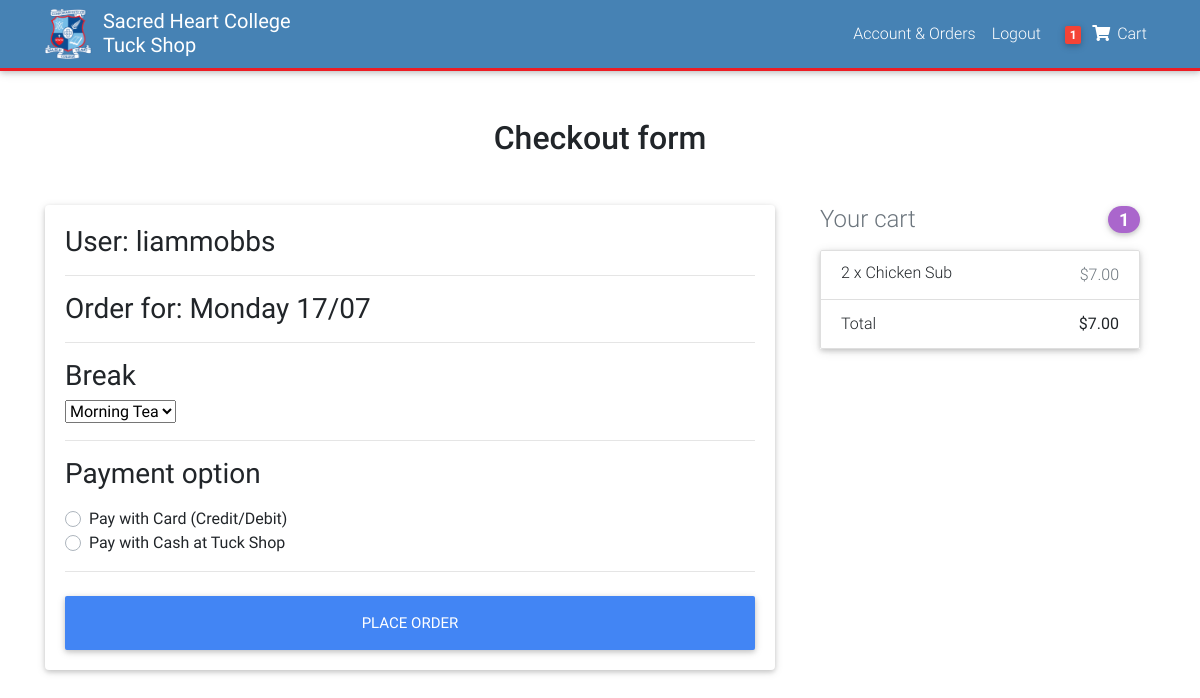
Before: /checkout/ (signed in) with the older database file.
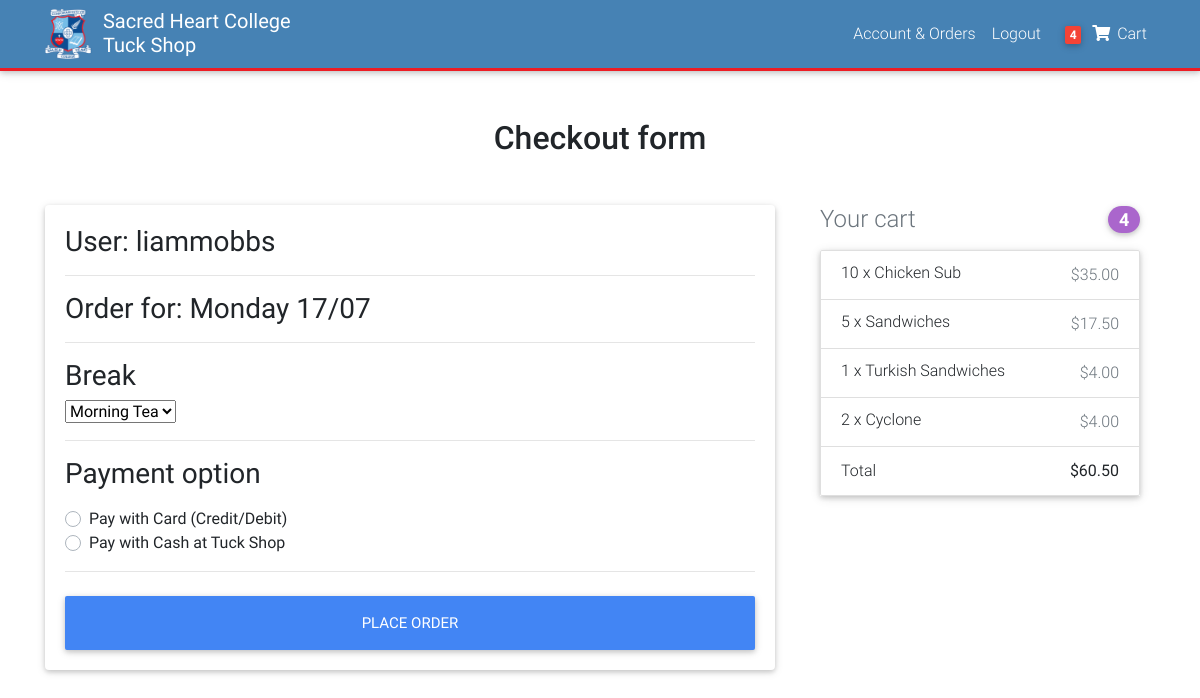
After: the same page with the newer database file.
### core/models.py (models this page shows, shortened)
class Order(models.Model):
    user = models.ForeignKey(settings.AUTH_USER_MODEL, on_delete=models.CASCADE)
    ref_code = models.CharField(max_length=20, blank=True, null=True)
    items = models.ManyToManyField(OrderItem, related_name='orderitem')
    start_date = models.DateTimeField(auto_now_add=True)
    order_date = models.DateTimeField(auto_now_add=True)
    ordered = models.BooleanField(default=False)
    pickup_date = models.DateField("Pickup Date", default=datetime.date.today)
    break_choice = models.CharField(choices=BREAK_CHOICES, default='T', max_length=20)
    payment_option = models.CharField(max_length=20, choices=PAYMENT_CHOICES, default='B')
    order_total = models.DecimalField(decimal_places=2, max_digits=6, default=0.00)
    '''
    1. Item added to cart
    2. Add pickup date
    3. add pickup time
    '''
    def set_window(self):  # currently unused, will create proper method later
        today = datetime.date.today()
        current_window = today
        next_window = order_window = datetime.date.today() + datetime.timedelta(days=1)
        time = CutoffTime.objects.get()
        cuttime = time.cutoff
        now = datetime.datetime.now().time()
        if now <= cuttime:
            order_window = current_window
        elif now > cuttime:
            order_window = next_window
        self.pickup_date = order_window
    def get_total(self):
        total = 0
        for order_item in self.items.all():
            total += order_item.get_final_price()
        self.order_total = total
        return total

class OrderItem(models.Model):
    user = models.ForeignKey(settings.AUTH_USER_MODEL,
                             on_delete=models.CASCADE)
    ordered = models.BooleanField(default=False)
    title = models.CharField(default='', max_length=50)
    price = models.DecimalField(default=0.00, decimal_places=2, max_digits=4)
    slug = models.SlugField(default='')
    item = models.ForeignKey(Item, on_delete=models.SET_NULL, null=True,
                             blank=True)  # sets field to null to protect model
    item_variations = models.ForeignKey(ItemVariation, on_delete=models.SET_NULL, null=True)
    quantity = models.IntegerField(default=1)
    def get_total_item_price(self):
        if not self.item_variations:
            return self.quantity * self.item.price
        elif self.item_variations:
            return self.quantity * self.item_variations.price
    def get_final_price(self):
        if self.item.discount_price:
            return self.get_total_discount_item_price()
        return self.get_total_item_price()

class Item(models.Model):
    class Meta:
        verbose_name = 'Item'
        verbose_name_plural = 'Menu'
    title = models.CharField(max_length=30)
    price = models.DecimalField(decimal_places=2, max_digits=4, blank=False, null=False)
    discount_price = models.DecimalField(decimal_places=2, blank=True, null=True, max_digits=4)
    category = models.CharField(choices=CATEGORY_CHOICES, max_length=2)
    slug = models.SlugField(default='', editable=False)
    description = models.TextField(blank=True, null=True)
    image = models.ImageField(upload_to='media/images/', default='media/images/no-image-available-icon-template-260nw'
                                                                 '-1036735678.jpg_xctPfVt.png')
    maximum_quantity = models.IntegerField(default=10)
    not_available = models.BooleanField(default=False)
    variations_exist = models.BooleanField(default=False, editable=False)

### core/views.py (the view, shortened to what this page needs)
# urls.py: path('checkout/', CheckoutView.as_view(), name='checkout'),
class CheckoutView(View):
    def get(self, *args, **kwargs):
        time = CutoffTime.objects.get()
        cuttime = time.cutoff
        now = datetime.datetime.now().time()
        today = datetime.date.today()
        if now > cuttime:
            today = today + datetime.timedelta(days=1)
        status_open = True
        if today.weekday() in (5, 6):
            status_open = False
        else:
            try:
                check = ClosedDate.objects.filter(closed_dates=today)
                if check.exists():
                    status_open = False
            except ObjectDoesNotExist:
                status_open = True
        if not status_open:
            return redirect("core:order-summary")
        else:
            try:
                today = today.strftime("%A %d/%m")
                order = Order.objects.get(user=self.request.user, ordered=False)
                order.set_window()
                user = UserProfile.objects.get(user=self.request.user)
                form = CheckoutForm()
                context = {
                    'form': form,
                    'order': order,
                    'user': user,
                    'date':today,
                }
                return render(self.request, "checkout.html", context)
            except ObjectDoesNotExist:
                messages.info(self.request, "You do not have an active order")
                return redirect("core:order-summary")

### core/forms.py
class CheckoutForm(ModelForm):
    class Meta:
        model = Order
        fields = ('break_choice',
                  'payment_option')

### core/templatetags/cart_template_tags.py (called while the page is built)
@register.filter
def cart_item_count(user):
    if user.is_authenticated:
        qs = Order.objects.filter(user=user, ordered=False)
        if qs.exists():
            return qs[0].items.count()
    return 0

### templates/checkout.html (shortened to what this page needs)
{% extends "base.html" %}
{% load crispy_forms_tags %}
{% block content %}
  <main >
    <div class="container wow fadeIn push-back">
      <h2 class="my-5 h2 text-center">Checkout form</h2>
      <div class="row">
        <div class="col-md-8 mb-4">
          <div class="card">
            <form method="POST" class="card-body">
              <h3>User: {{ request.user }}</h3>
              <hr>
              <h3>Order for:  {{ date }}</h3>
              <hr>
              <h3>Break</h3>
              {{ form.break_choice }}
              <hr>
              <h3>Payment option</h3>
              <div class="d-block my-3">
                {% for value, name in form.fields.payment_option.choices %}
                <div class="custom-control custom-radio">
                  <label class="custom-control-label" for="{{ name }}">{{ name }}</label>
                </div>
                {% endfor %}
              </div>
              <hr class="mb-4">
              <button class="btn btn-primary btn-lg btn-block" type="submit">Place Order</button>
            </form>
          </div>
        </div>
        <div class="col-md-4 mb-4">
          {% include "order_snippet.html" %}
        </div>
      </div>
    </div>
  </main>
{% endblock content %}

### templates/navbar.html (shortened to what this page needs)
{% load cart_template_tags %}
{% load static %}
<nav class="navbar navbar-expand-md navbar-dark nav-1 pt-1 pb-1">
    <div class="container">
      <a class="navbar-brand waves-effect mr-0" href="/">
        <img src = "{% static 'img/Sacred-Heart-Logo.png' %}" style="float:left;width:50px;height:50px;">
        <strong class="pl-2" style="float:right;line-height:normal;">Sacred Heart College <br> Tuck Shop</strong>
      </a>
      <div class="collapse navbar-collapse" id="navbarSupportedContent">
        <ul class="navbar-nav nav-flex-icons">
          {% if request.user.is_authenticated %}
          <li class="nav-item">
            <a class="nav-link waves-effect white-text" href="/account">
              <span class="clearfix d-sm-inline-block"> Account & Orders </span>
            </a>
          </li>
          <li class="nav-item">
            <a class="nav-link waves-effect white-text" href="{% url 'account_logout' %}">
              <span class="clearfix d-sm-inline-block"> Logout </span>
            </a>
          </li>
          <li class="nav-item pl-2">
            <a href="{% url 'core:order-summary' %}" class="nav-link waves-effect white-text">
              <span class="badge red z-depth-1 mr-1"> {{ request.user|cart_item_count }} </span>
              <i class="fas fa-shopping-cart white-text"></i>
              <span class="clearfix d-sm-inline-block"> Cart </span>
            </a>
          </li>
          {% endif %}
        </ul>
      </div>
    </div>
</nav>

### templates/order_snippet.html (shortened to what this page needs)
<div class="col-md-12 mb-4">
    <h4 class="d-flex justify-content-between align-items-center mb-3">
    <span class="text-muted">Your cart</span>
    <span class="badge badge-secondary badge-pill">{{ order.items.count }}</span>
    </h4>
    <ul class="list-group mb-3 z-depth-1">
    {% for order_item in order.items.all %}
    <li class="list-group-item d-flex justify-content-between lh-condensed">
        <div>
        <h6 class="my-0">{{ order_item.quantity }} x {{ order_item.item.title}}</h6>
        </div>
        <span class="text-muted">${{ order_item.get_final_price }}</span>
    </li>
    {% endfor %}
    <li class="list-group-item d-flex justify-content-between">
        <span>Total</span>
        <strong>${{ order.get_total }}</strong>
    </li>
    </ul>
</div>

Changed rows visible on the page:
changed through a linked row, Order: items.count "1" → "4"; get_total "7.00" → "60.50"
changed OrderItem "Chicken Sub": quantity "2" → "10"; get_final_price "7.00" → "35.00"
added OrderItem: quantity "5", item "Sandwiches", get_final_price "17.50"
added OrderItem: quantity "1", item "Turkish Sandwiches", get_final_price "4.00"
added OrderItem: quantity "2", item "Cyclone", get_final_price "4.00"
Other visible differences:
{{ request.user|cart_item_count }}: "1" → "4"
